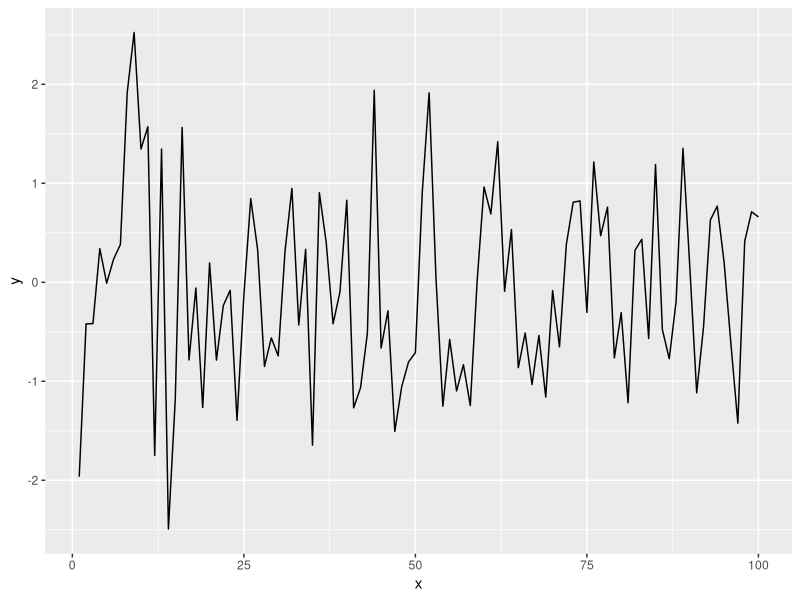
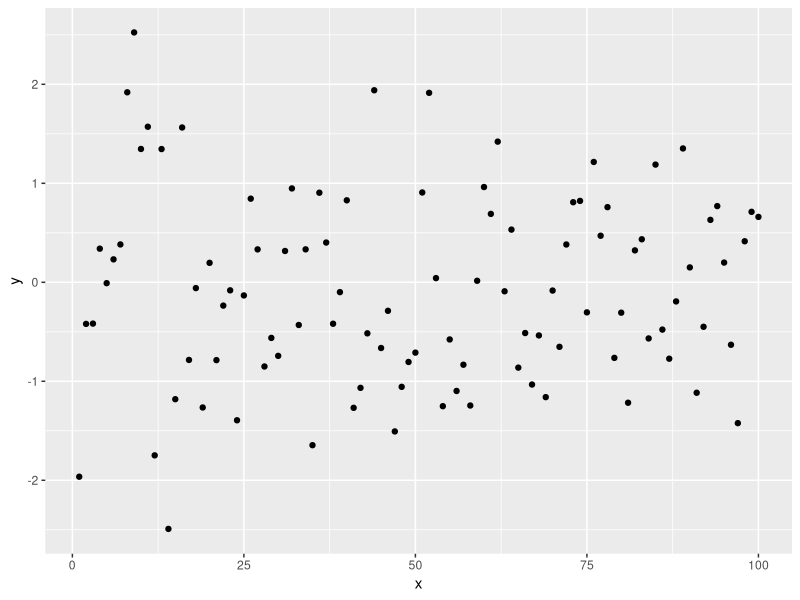

Write the R code that produced these figures, in order.
## ---- chunk 1
knitr::opts_chunk$set(fig.align = "center")
## ---- chunk 2
library(tidyverse)
## ---- chunk 3
x = seq(1:100)
y = rnorm(100)
dat = data.frame(x, y)
ggplot(dat, aes(x = x, y = y))+
  geom_line()

## ---- chunk 4
dat_tbl <- head(dat,5)
## ---- chunk 5
ggplot(dat, aes(x = x, y = y))+
  geom_point()
